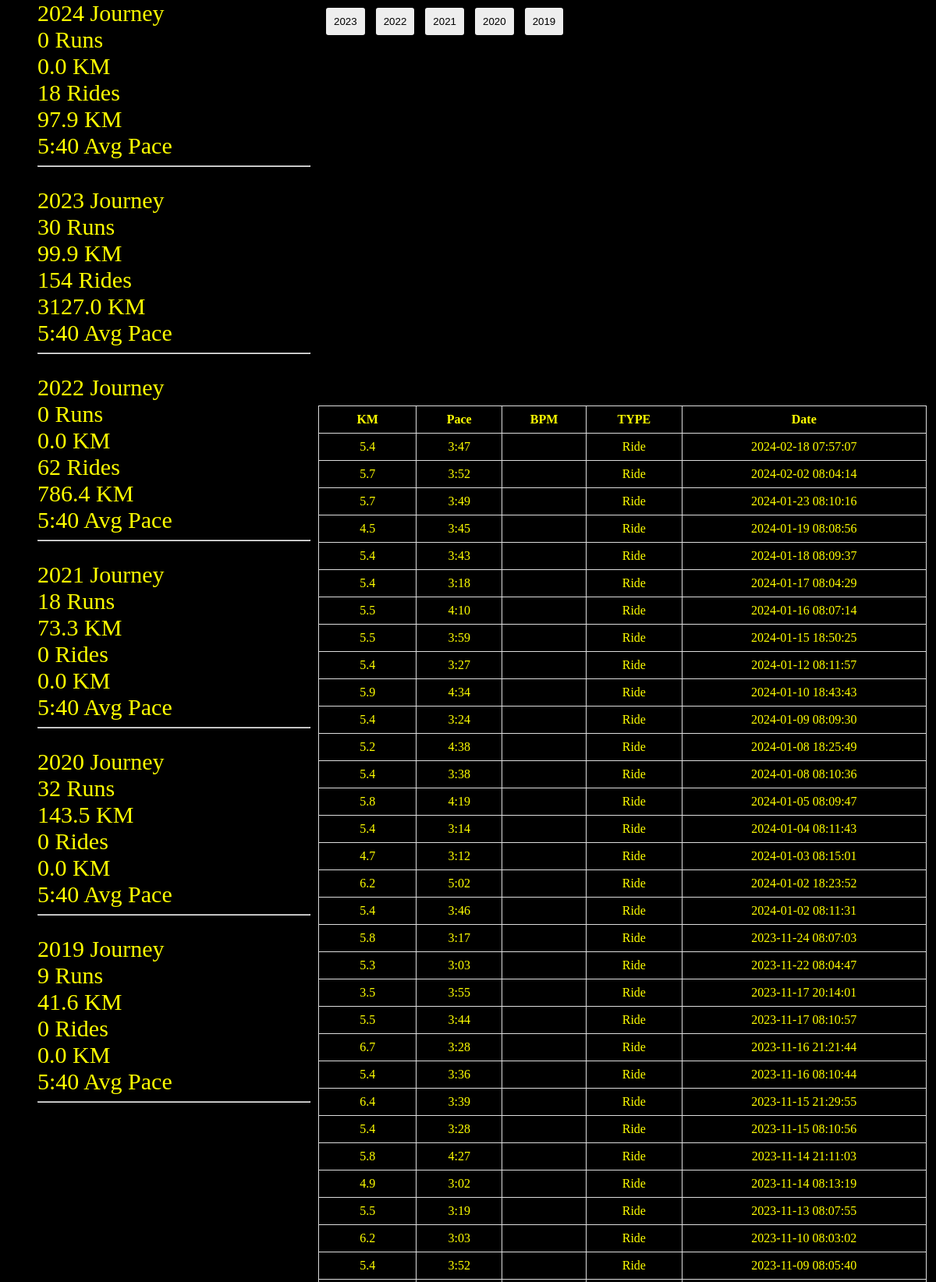
The page / (upper part) on the database its author committed.
### tables this page shows
CREATE TABLE activities (
	run_id INTEGER NOT NULL, 
	name VARCHAR, 
	distance FLOAT, 
	moving_time DATETIME, 
	elapsed_time DATETIME, 
	type VARCHAR, 
	start_date VARCHAR, 
	start_date_local VARCHAR, 
	location_country VARCHAR, 
	summary_polyline VARCHAR, 
	average_heartrate FLOAT, 
	average_speed FLOAT, 
	PRIMARY KEY (run_id)
);

### scripts/app.py (the view)
@app.route('/')
def index():
    data = g.data
    print(data[:3])
    print(data.columns)
    data["year"] = data["Date"].apply(lambda x: x[:4])
    years = sorted(data["year"].unique(), reverse=True)
    summary_data = []
    for year in years:
        tmp = dict()
        cur_year_data = data[data["year"] == year]
        tmp["year"] = year
        tmp["runs"] = cur_year_data[cur_year_data["TYPE"] == "Run"].shape[0]
        tmp["run_km"] = round(cur_year_data[cur_year_data["TYPE"] == "Run"]["KM"].sum(), 2)
        tmp["rides"] = cur_year_data[cur_year_data["TYPE"] == "Ride"].shape[0]
        tmp["ride_km"] = round(cur_year_data[cur_year_data["TYPE"] == "Ride"]["KM"].sum(), 2)
        summary_data.append(tmp)
    print(summary_data)
    return render_template('index.html', table_data=g.table_data, data=summary_data)

### scripts/template/index.html (shortened to what this page needs)
<!DOCTYPE html>
<html>
<head>
    <link rel="stylesheet" href="{{ url_for('static', filename='css/style.css') }}">
</head>
<body>
    <div id="container">
        <div id="text">
            {% for row in data %}
                <div class="year">{{ row['year'] }} Journey</div>
                <div class="year">{{ row['runs'] }} Runs</div>
                <div class="year">{{ row['run_km'] }} KM</div>
                <div class="year">{{ row['rides'] }} Rides</div>
                <div class="year">{{ row['ride_km'] }} KM</div>
                <div class="year">5:40 Avg Pace</div>
                <hr style="color: red;">
                <br>
            {% endfor %}
        </div>
        <div class="wrapper">
            <div id="map-table">
                <div id="map"></div>
                <div id="year-button">
                    <button id="2023">2023</button>
                    <button id="2022">2022</button>
                    <button id="2021">2021</button>
                    <button id="2020">2020</button>
                    <button id="2019">2019</button>
                </div>
            </div>
            <div id="table">
                <table>
                    <thead>
                        <tr>
                            <th>KM</th>
                            <th>Pace</th>
                            <th>BPM</th>
                            <th>TYPE</th>
                            <th>Date</th>
                        </tr>
                    </thead>
                    <tbody>
                        {% for row in table_data %}
                            <tr data-id="{{ row['id'] }}" onclick="window.scrollTo(0,0)">
                                <td>{{ row['KM'] }}</td>
                                <td>{{ row['Pace'] }}</td>
                                <td>{{ row['BPM'] }}</td>
                                <td>{{ row['TYPE'] }}</td>
                                <td>{{ row['Date'] }}</td>
                            </tr>
                        {% endfor %}
                    </tbody>
                </table>
            </div>
        </div>
    </div>
</body>
</html>

### scripts/static/css/style.css (style rules this page uses)
html, body { width: 100%; height: 100%; margin: 0; padding: 0; background-color: black; }
#container { display: flex; align-items: flex-start; }
#text { display: inline-block; width: 30%; margin-left: 4%; width: 350px; height: 1500px; margin-right: 10px; }
.wrapper { display: flex; flex-direction: column; width: 65%; }
#map-table, #table { display: inline-block; width: 100%; position: relative; }
#table { margin-top: 20px; align-self: flex-end; }
#year-button { position: absolute; top: 10px; left: 10px; }
#year-button button { padding: 10px; margin-right: 10px; background-color: #eee; border: none; border-radius: 3px; cursor: pointer; }
#map { width: 100%; height: 500px; }
table { width: 100%; border-collapse: collapse; }
th, td { border: 1px solid #ddd; padding: 8px; text-align: center; vertical-align: middle; color:yellow; }
tr { width: 100%; display: table-row; }
.year { color: yellow; font-size: 30px; }

### rows shown on the page
activities: KM "5.4", Pace "3:47", TYPE "Ride", Date "2024-02-18 07:57:07"
activities: KM "5.7", Pace "3:52", TYPE "Ride", Date "2024-02-02 08:04:14"
activities: KM "5.7", Pace "3:49", TYPE "Ride", Date "2024-01-23 08:10:16"
activities: KM "4.5", Pace "3:45", TYPE "Ride", Date "2024-01-19 08:08:56"
activities: KM "5.4", Pace "3:43", TYPE "Ride", Date "2024-01-18 08:09:37"
activities: KM "5.4", Pace "3:18", TYPE "Ride", Date "2024-01-17 08:04:29"
activities: KM "5.5", Pace "4:10", TYPE "Ride", Date "2024-01-16 08:07:14"
activities: KM "5.5", Pace "3:59", TYPE "Ride", Date "2024-01-15 18:50:25"
activities: KM "5.4", Pace "3:27", TYPE "Ride", Date "2024-01-12 08:11:57"
activities: KM "5.9", Pace "4:34", TYPE "Ride", Date "2024-01-10 18:43:43"
activities: KM "5.4", Pace "3:24", TYPE "Ride", Date "2024-01-09 08:09:30"
activities: KM "5.2", Pace "4:38", TYPE "Ride", Date "2024-01-08 18:25:49"
activities: KM "5.4", Pace "3:38", TYPE "Ride", Date "2024-01-08 08:10:36"
activities: KM "5.8", Pace "4:19", TYPE "Ride", Date "2024-01-05 08:09:47"
activities: KM "5.4", Pace "3:14", TYPE "Ride", Date "2024-01-04 08:11:43"
activities: KM "4.7", Pace "3:12", TYPE "Ride", Date "2024-01-03 08:15:01"
activities: KM "6.2", Pace "5:02", TYPE "Ride", Date "2024-01-02 18:23:52"
activities: KM "5.4", Pace "3:46", TYPE "Ride", Date "2024-01-02 08:11:31"
activities: KM "5.8", Pace "3:17", TYPE "Ride", Date "2023-11-24 08:07:03"
activities: KM "5.3", Pace "3:03", TYPE "Ride", Date "2023-11-22 08:04:47"
activities: KM "3.5", Pace "3:55", TYPE "Ride", Date "2023-11-17 20:14:01"
activities: KM "5.5", Pace "3:44", TYPE "Ride", Date "2023-11-17 08:10:57"
activities: KM "6.7", Pace "3:28", TYPE "Ride", Date "2023-11-16 21:21:44"
activities: KM "5.4", Pace "3:36", TYPE "Ride", Date "2023-11-16 08:10:44"
activities: KM "6.4", Pace "3:39", TYPE "Ride", Date "2023-11-15 21:29:55"
activities: KM "5.4", Pace "3:28", TYPE "Ride", Date "2023-11-15 08:10:56"
activities: KM "5.8", Pace "4:27", TYPE "Ride", Date "2023-11-14 21:11:03"
activities: KM "4.9", Pace "3:02", TYPE "Ride", Date "2023-11-14 08:13:19"
activities: KM "5.5", Pace "3:19", TYPE "Ride", Date "2023-11-13 08:07:55"
activities: KM "6.2", Pace "3:03", TYPE "Ride", Date "2023-11-10 08:03:02"
activities: KM "5.4", Pace "3:52", TYPE "Ride", Date "2023-11-09 08:05:40"

### other values the page prints
{{ row['year'] }} "2024" "2023" "2022" "2021" "2020" "2019"
{{ row['runs'] }} "0" "30" "0" "18" "32" "9"
{{ row['run_km'] }} "0.0" "99.9" "0.0" "73.3" "143.5" "41.6"
{{ row['rides'] }} "18" "154" "62" "0" "0" "0"
{{ row['ride_km'] }} "97.9" "3127.0" "786.4" "0.0" "0.0" "0.0"
